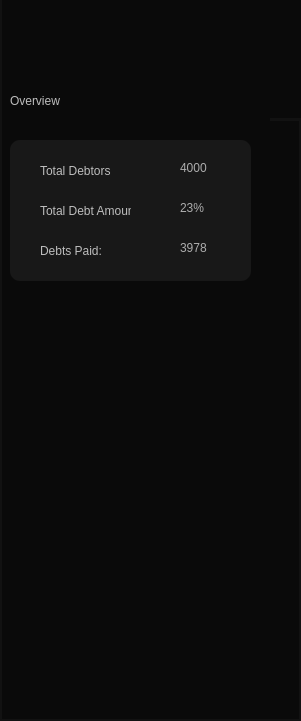
     <widget class="QWidget" name="widget_86" native="true">
      <property name="geometry">
       <rect>
        <x>980</x>
        <y>0</y>
        <width>301</width>
        <height>721</height>
       </rect>
      </property>
      <property name="styleSheet">
       <string notr="true">background:#0a0a0a;
border: 2px solid #121212;
border-top:none;</string>
      </property>
      <widget class="QWidget" name="widget_87" native="true">
       <property name="geometry">
        <rect>
         <x>10</x>
         <y>140</y>
         <width>241</width>
         <height>141</height>
        </rect>
       </property>
       <property name="styleSheet">
        <string notr="true">border-radius: 10px;
background:#181818;
border:none;</string>
       </property>
       <widget class="QLabel" name="label_257">
        <property name="geometry">
         <rect>
          <x>30</x>
          <y>20</y>
          <width>71</width>
          <height>21</height>
         </rect>
        </property>
        <property name="styleSheet">
         <string notr="true">color:rgb(189, 189, 189);</string>
        </property>
        <property name="text">
         <string>Total Debtors:</string>
        </property>
       </widget>
       <widget class="QLabel" name="label_258">
        <property name="geometry">
         <rect>
          <x>30</x>
          <y>60</y>
          <width>91</width>
          <height>21</height>
         </rect>
        </property>
        <property name="styleSheet">
         <string notr="true">color:rgb(189, 189, 189);</string>
        </property>
        <property name="text">
         <string>Total Debt Amount:</string>
        </property>
       </widget>
       <widget class="QLabel" name="label_259">
        <property name="geometry">
         <rect>
          <x>30</x>
          <y>100</y>
          <width>91</width>
          <height>21</height>
         </rect>
        </property>
        <property name="styleSheet">
         <string notr="true">color:rgb(189, 189, 189);</string>
        </property>
        <property name="text">
         <string>Debts Paid:</string>
        </property>
       </widget>
       <widget class="QLabel" name="label_260">
        <property name="geometry">
         <rect>
          <x>170</x>
          <y>20</y>
          <width>61</width>
          <height>16</height>
         </rect>
        </property>
        <property name="styleSheet">
         <string notr="true">border:none;
color:#adadad;</string>
        </property>
        <property name="text">
         <string>4000</string>
        </property>
       </widget>
       <widget class="QLabel" name="label_261">
        <property name="geometry">
         <rect>
          <x>170</x>
          <y>60</y>
          <width>61</width>
          <height>16</height>
         </rect>
        </property>
        <property name="styleSheet">
         <string notr="true">border:none;
color:#adadad;</string>
        </property>
        <property name="text">
         <string>23%</string>
        </property>
       </widget>
       <widget class="QLabel" name="label_262">
        <property name="geometry">
         <rect>
          <x>170</x>
          <y>100</y>
          <width>61</width>
          <height>16</height>
         </rect>
        </property>
        <property name="styleSheet">
         <string notr="true">border:none;
color:#adadad;</string>
        </property>
        <property name="text">
         <string>3978</string>
        </property>
       </widget>
      </widget>
      <widget class="QWidget" name="widget_88" native="true">
       <property name="geometry">
        <rect>
         <x>980</x>
         <y>0</y>
         <width>301</width>
         <height>720</height>
        </rect>
       </property>
       <property name="styleSheet">
        <string notr="true">background:#0a0a0a;
border: 2px solid #121212;
border-top:none;</string>
       </property>
       <widget class="QLabel" name="label_263">
        <property name="geometry">
         <rect>
          <x>20</x>
          <y>20</y>
          <width>111</width>
          <height>61</height>
         </rect>
        </property>
        <property name="styleSheet">
         <string notr="true">font: 16pt &quot;Sans Serif Collection&quot;;
border:none;</string>
        </property>
        <property name="text">
         <string>Overview</string>
        </property>
       </widget>
       <widget class="QWidget" name="widget_89" native="true">
        <property name="geometry">
         <rect>
          <x>20</x>
          <y>80</y>
          <width>271</width>
          <height>141</height>
         </rect>
        </property>
        <property name="styleSheet">
         <string notr="true">border-radius: 10px;
background:#181818;</string>
        </property>
        <widget class="QLabel" name="label_264">
         <property name="geometry">
          <rect>
           <x>30</x>
           <y>20</y>
           <width>71</width>
           <height>21</height>
          </rect>
         </property>
         <property name="styleSheet">
          <string notr="true">color:#494949;
</string>
         </property>
         <property name="text">
          <string>Total Sales:</string>
         </property>
        </widget>
        <widget class="QLabel" name="label_265">
         <property name="geometry">
          <rect>
           <x>30</x>
           <y>60</y>
           <width>71</width>
           <height>21</height>
          </rect>
         </property>
         <property name="styleSheet">
          <string notr="true">color:#494949;
</string>
         </property>
         <property name="text">
          <string>Total Profit:</string>
         </property>
        </widget>
        <widget class="QLabel" name="label_266">
         <property name="geometry">
          <rect>
           <x>30</x>
           <y>100</y>
           <width>91</width>
           <height>21</height>
          </rect>
         </property>
         <property name="styleSheet">
          <string notr="true">color:#494949;
</string>
         </property>
         <property name="text">
          <string>Remaining Stock:</string>
         </property>
        </widget>
        <widget class="QLabel" name="label_267">
         <property name="geometry">
          <rect>
           <x>170</x>
           <y>20</y>
           <width>91</width>
           <height>16</height>
          </rect>
         </property>
         <property name="styleSheet">
          <string notr="true">border:none;
color:#adadad;</string>
         </property>
         <property name="text">
          <string>4000</string>
         </property>
        </widget>
        <widget class="QLabel" name="label_268">
         <property name="geometry">
          <rect>
           <x>170</x>
           <y>60</y>
           <width>91</width>
           <height>16</height>
          </rect>
         </property>
         <property name="styleSheet">
          <string notr="true">border:none;
color:#adadad;</string>
         </property>
         <property name="text">
          <string>23%</string>
         </property>
        </widget>
        <widget class="QLabel" name="label_269">
         <property name="geometry">
          <rect>
           <x>170</x>
           <y>100</y>
           <width>91</width>
           <height>16</height>
          </rect>
         </property>
         <property name="styleSheet">
          <string notr="true">border:none;
color:#adadad;</string>
         </property>
         <property name="text">
          <string>3978</string>
         </property>
        </widget>
       </widget>
       <widget class="QLabel" name="label_270">
        <property name="geometry">
         <rect>
          <x>30</x>
          <y>240</y>
          <width>141</width>
          <height>61</height>
         </rect>
        </property>
        <property name="styleSheet">
         <string notr="true">font: 16pt &quot;Sans Serif Collection&quot;;
border:none;</string>
        </property>
        <property name="text">
         <string>Weekly Report</string>
        </property>
       </widget>
       <widget class="QTableWidget" name="tableWidget_19">
        <property name="geometry">
         <rect>
          <x>20</x>
          <y>310</y>
          <width>271</width>
          <height>231</height>
         </rect>
        </property>
        <property name="styleSheet">
         <string notr="true">QTableWidget, QTableView {
    border: 1px solid #121212;
    border-radius: 5px;
    gridline-color: #ddd;
    background-color: #adadad;
    font-size: 10px;
    font-family: Arial, sans-serif;
    color: #333;
    selection-background-color: #0078D7;
    selection-color: white;
}

QHeaderView::section {
    background-color:#0a0a0a;
    color: white;
    padding: 4px;
    border: 1px solid #121212;
    font-size: 10px;
    font-weight: bold;
    text-align: center;
}

QTableWidget::item, QTableView::item {
    padding: 2px;
    border-bottom: 1px solid #ddd;
    text-align: center;
}

QTableWidget::item:selected, QTableView::item:selected {
    background-color: #0078D7;
    color: white;
}

QTableCornerButton::section {
    background-color: #adadad;
    border: 1px solid #adadad;
	border-top-left-radius: 8px;
  
}
</string>
        </property>
        <row/>
        <row/>
        <row/>
        <row/>
        <column>
         <property name="text">
          <string>Total Sales</string>
         </property>
        </column>
        <column>
         <property name="text">
          <string>Total Profit</string>
         </property>
        </column>
        <column>
         <property name="text">
          <string>Remaining Debtors</string>
         </property>
        </column>
        <column>
         <property name="text">
          <string>Remaining Stock</string>
         </property>
        </column>
        <item row="0" column="0">
         <property name="text">
          <string>2123</string>
         </property>
        </item>
       </widget>
      </widget>
      <widget class="QWidget" name="widget_90" native="true">
       <property name="geometry">
        <rect>
         <x>270</x>
         <y>0</y>
         <width>711</width>
         <height>121</height>
        </rect>
       </property>
       <property name="styleSheet">
        <string notr="true">border:5px;
background:#0a0a0a;
border: 3px solid #121212;
border-right:none;
border-top:none;
border-left:none;


</string>
       </property>
       <widget class="QLabel" name="label_271">
        <property name="geometry">
         <rect>
          <x>50</x>
          <y>40</y>
          <width>601</width>
          <height>41</height>
         </rect>
        </property>
        <property name="font">
         <font>
          <family>Microsoft Sans Serif</family>
          <pointsize>14</pointsize>
          <italic>false</italic>
          <bold>false</bold>
         </font>
        </property>
        <property name="styleSheet">
         <string notr="true">  border-radius: 10px; 
font: 14pt &quot;Microsoft Sans Serif&quot;;
background: white;
 padding-left: 15px;
color:#626262;
border:none;
</string>
        </property>
        <property name="text">
         <string>        Search Something Here </string>
        </property>
       </widget>
       <widget class="QLabel" name="label_272">
        <property name="geometry">
         <rect>
          <x>60</x>
          <y>50</y>
          <width>31</width>
          <height>21</height>
         </rect>
        </property>
        <property name="styleSheet">
         <string notr="true">border-radius:10px;
border:none;
background-color:none;
    background-repeat: no-repeat;
    background-position: center;
    background-origin: content;</string>
        </property>
        <property name="text">
         <string/>
        </property>
        <property name="scaledContents">
         <bool>true</bool>
        </property>
       </widget>
      </widget>
      <widget class="QLabel" name="label_273">
       <property name="geometry">
        <rect>
         <x>10</x>
         <y>70</y>
         <width>181</width>
         <height>61</height>
        </rect>
       </property>
       <property name="styleSheet">
        <string notr="true">font: 16pt &quot;Sans Serif Collection&quot;;
border:none;
color:rgb(189, 189, 189);</string>
       </property>
       <property name="text">
        <string>Overview</string>
       </property>
      </widget>
     </widget>
